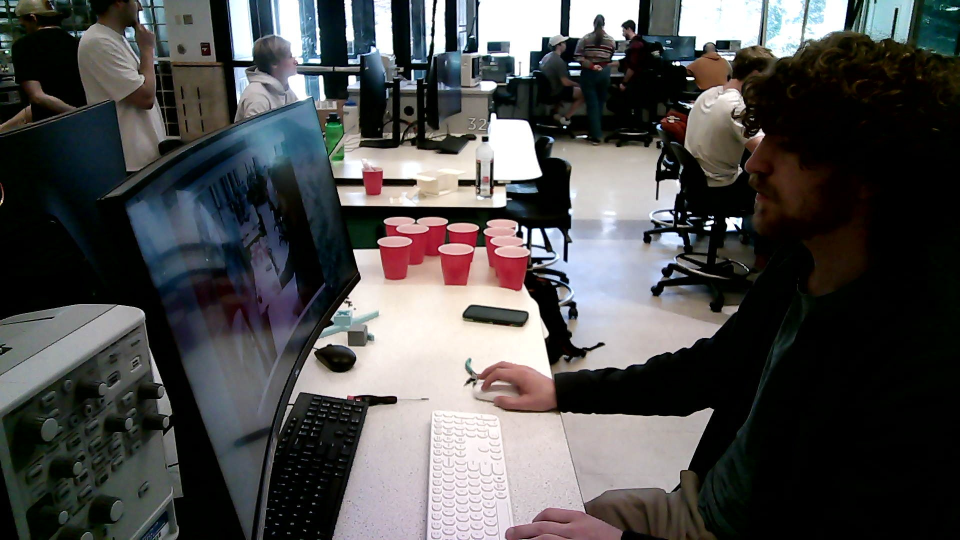
#> input picture test_images/newer_test_images/test_image_0020.jpg, 1920 x 1080 px (shown at 1/2 size); its folder holds only this picture in this run
$ python -i vision_engine.py   (imports and definitions only)
#> lines starting #> are read from the running program, lines starting #| are printed output that depends on the picture; after the words box and inside, x2 and y2 are one past the last pixel; in counts of white or black regions, pixels touching at a corner belong together
### apps/backend/src/targeting/config.py
from __future__ import annotations

from pathlib import Path


def _find_project_root() -> Path:
    here = Path(__file__).resolve()
    for parent in here.parents:
        if (parent / "ellipseDetectionV6.py").exists():
            return parent
#> further down, picture is the input picture: shape (1080, 1920, 3); mean B, G, R 77.2, 77.2, 77.6
    # fallback for expected layout: <root>/apps/backend/src/targeting/config.py
    return here.parents[4]


PROJECT_ROOT = _find_project_root()
TUNING_PATH = PROJECT_ROOT / "ellipse_tuning.json"
UI_ROOT = PROJECT_ROOT / "apps" / "ui" / "src"

# Vision processing defaults (overridden by tuning file values when available)
DEFAULT_TUNING = {
    "Canny Low": 60,
    "Min Major Axis": 40,
    "Min Minor Axis": 12,
    "Max Minor Axis": 180,
    "Max Axis": 240,
    "Min Aspect x100": 18,
    "Max Aspect x100": 100,
    "Use Red ROI": 1,
    "Red Pad": 50,
    "Red MinArea": 30,
    "Cup Confidence x100": 30,
}

HEARTBEAT_SEC = 0.5
FIRE_COOLDOWN_SEC = 1.5
TARGET_STALE_SEC = 0.6

### apps/backend/src/targeting/vision_engine.py
from __future__ import annotations

import json
import threading
from dataclasses import dataclass
from pathlib import Path
from time import sleep, time
from typing import Any
import glob

import cv2
import numpy as np

from .config import DEFAULT_TUNING, TUNING_PATH
from .models import VisionResult


K3 = cv2.getStructuringElement(cv2.MORPH_ELLIPSE, (3, 3))


@dataclass
class TargetEllipse:
    cx: float
    cy: float
    ma: float
    mi: float
    angle: float
    support: float
    score: float


def clamp_roi(x0: int, y0: int, x1: int, y1: int, w: int, h: int) -> tuple[int, int, int, int]:
    x0 = int(max(0, min(w - 1, x0)))
    y0 = int(max(0, min(h - 1, y0)))
    x1 = int(max(0, min(w, x1)))
    y1 = int(max(0, min(h, y1)))
    if x1 <= x0 + 5 or y1 <= y0 + 5:
        return 0, 0, w, h
    return x0, y0, x1, y1


def biggest_red_roi(frame_bgr: np.ndarray, pad: int = 60, min_area: int = 1500) -> tuple[int, int, int, int, bool]:
#> called with pad = 60, min_area = 1500
    h, w = frame_bgr.shape[:2]
#> h = 1080; w = 1920
    hsv = cv2.cvtColor(frame_bgr, cv2.COLOR_BGR2HSV)
#> hsv: shape (1080, 1920, 3); mean H, S, V 56.3, 91.5, 84.7

    lower1 = np.array([0, 150, 80], dtype=np.uint8)
    upper1 = np.array([8, 255, 255], dtype=np.uint8)
    lower2 = np.array([172, 150, 80], dtype=np.uint8)
    upper2 = np.array([180, 255, 255], dtype=np.uint8)

    m1 = cv2.inRange(hsv, lower1, upper1)
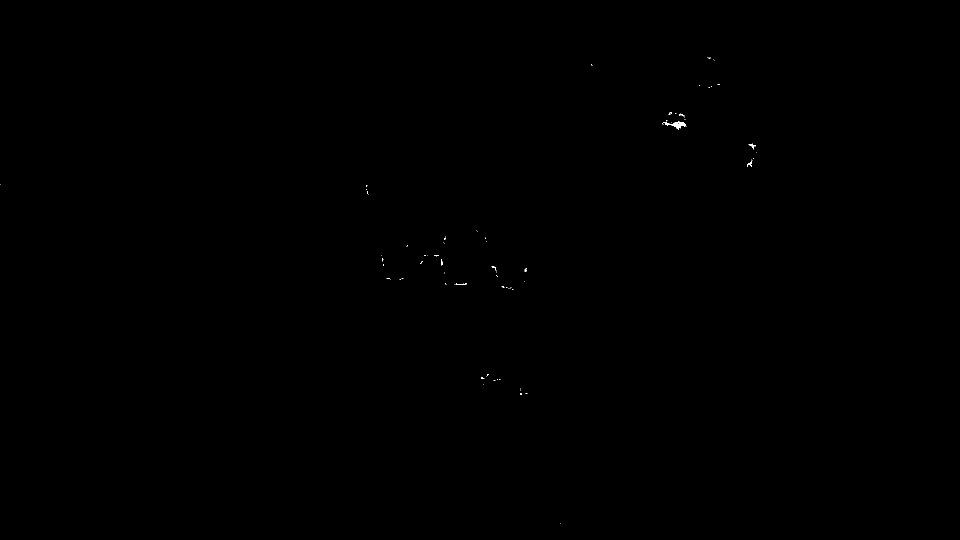
#> m1: shape (1080, 1920) (shown at 1/2 size); 0.04% white; 85 white regions (77 under 20 px), largest, box (x1, y1, x2, y2) and area: (1326, 243, 1371, 259) 283, (1497, 287, 1512, 299) 58, (1494, 322, 1504, 334) 43
    m2 = cv2.inRange(hsv, lower2, upper2)
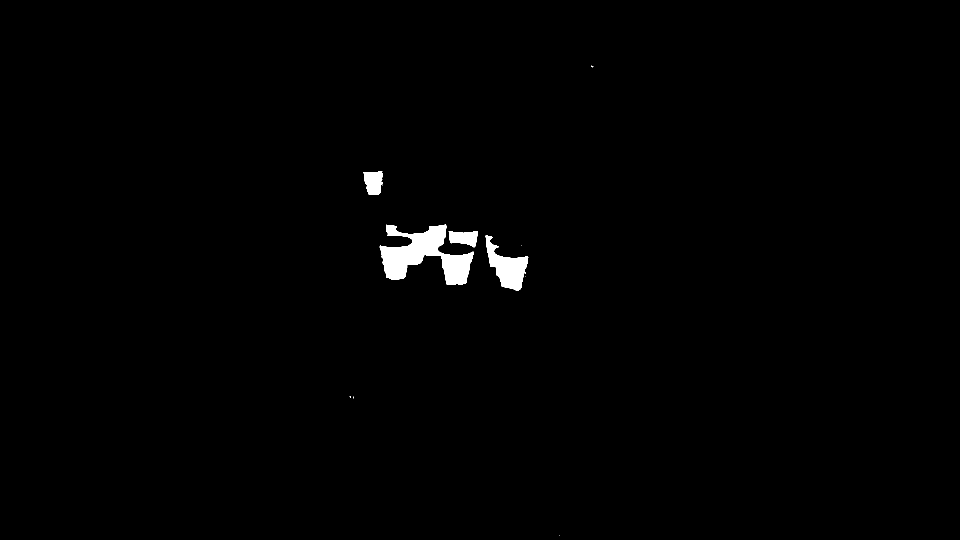
#> m2: shape (1080, 1920) (shown at 1/2 size); 0.86% white; 14 white regions (10 under 20 px), largest, box (x1, y1, x2, y2) and area: (759, 449, 947, 570) 10809, (970, 471, 1057, 581) 4236, (727, 343, 765, 390) 1437, (897, 462, 956, 495) 1340
    red = cv2.bitwise_or(m1, m2)
#> red: shape (1080, 1920); 0.9% white; 59 white regions (51 under 20 px), largest, box (x1, y1, x2, y2) and area: (759, 449, 947, 570) 10953, (970, 471, 1057, 581) 4317, (727, 343, 765, 390) 1455

    ker = cv2.getStructuringElement(cv2.MORPH_ELLIPSE, (7, 7))
    red = cv2.morphologyEx(red, cv2.MORPH_OPEN, ker, iterations=1)
#> red: shape (1080, 1920); 0.87% white; 5 white regions, box (x1, y1, x2, y2) and area: (760, 450, 947, 570) 10867, (972, 471, 1056, 581) 4251, (728, 343, 765, 390) 1432, (898, 462, 955, 494) 1319, (1345, 244, 1370, 258) 190
    red = cv2.morphologyEx(red, cv2.MORPH_CLOSE, ker, iterations=2)
#> red: shape (1080, 1920); 0.88% white; 4 white regions, box (x1, y1, x2, y2) and area: (760, 450, 955, 570) 12379, (972, 471, 1056, 581) 4267, (728, 343, 765, 390) 1432, (1345, 244, 1370, 258) 205

    merge_kernel = cv2.getStructuringElement(cv2.MORPH_ELLIPSE, (21, 21))
    red_merged = cv2.dilate(red, merge_kernel, iterations=2)
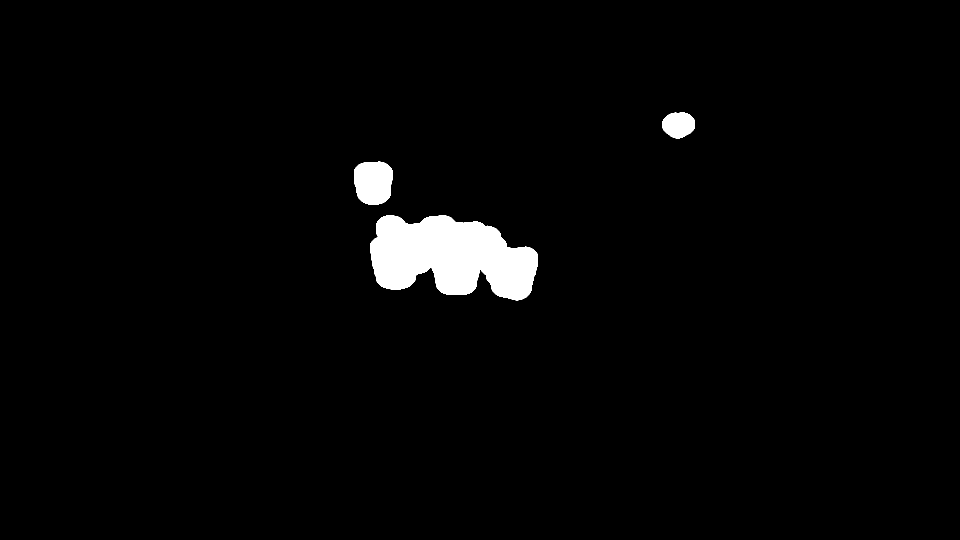
#> red_merged: shape (1080, 1920) (shown at 1/2 size); 2.3% white; 3 white regions

    cnts, _ = cv2.findContours(red_merged, cv2.RETR_EXTERNAL, cv2.CHAIN_APPROX_SIMPLE)
#> cnts = 3 contours; box (x1, y1, x2, y2) and area: (740, 430, 1076, 601) 39872, (708, 323, 785, 410) 5534, (1325, 224, 1390, 278) 2584
    if not cnts:
        return 0, 0, w, h, False

    valid_cnts = [c for c in cnts if cv2.contourArea(c) >= min_area]
#> valid_cnts has the same summary as cnts
    if not valid_cnts:
        return 0, 0, w, h, False

    all_points = np.vstack(valid_cnts)
#> all_points = contour of 572 points, box (x1, y1, x2, y2) (708, 224, 1390, 601), area 14624
    x, y, rw, rh = cv2.boundingRect(all_points)
#> x = 708; y = 224; rw = 682; rh = 377
    vertical_shift = int(rh * 0.3)
#> vertical_shift = 113

    x0 = x - pad
#> x0 = 648
    y0 = y - pad - vertical_shift
#> y0 = 51
    x1 = x + rw + pad
#> x1 = 1450
    y1 = y + rh + pad - vertical_shift
#> y1 = 548
    x0, y0, x1, y1 = clamp_roi(x0, y0, x1, y1, w, h)
#> in clamp_roi, `x0 = int(max(0, min(w - 1, x0)))`: x0 = 648
#> in clamp_roi, `y0 = int(max(0, min(h - 1, y0)))`: y0 = 51
#> in clamp_roi, `x1 = int(max(0, min(w, x1)))`: x1 = 1450
#> in clamp_roi, `y1 = int(max(0, min(h, y1)))`: y1 = 548
    return x0, y0, x1, y1, True


# [28 lines left out: functions ellipse_points, support_score, not called in this run]


class VisionEngine:
    # [42 lines left out: functions __init__, load_tuning, start, stop, not called in this run]

    def snapshot(self) -> tuple[VisionResult, str]:
        with self._lock:
            return self._last_result, self._last_error

    def latest_jpeg(self) -> bytes:
        with self._lock:
            return self._last_jpeg

    # [247 lines left out: functions source_status, set_source_mode, set_test_auto_advance, next_test_image, _reload_test_images, _read_test_frame and 3 more, not called in this run]

>>> import cv2
>>> picture = cv2.imread('../../../../test_images/newer_test_images/test_image_0020.jpg')
>>> result = biggest_red_roi(picture)
#> result = (648, 51, 1450, 548, True)
